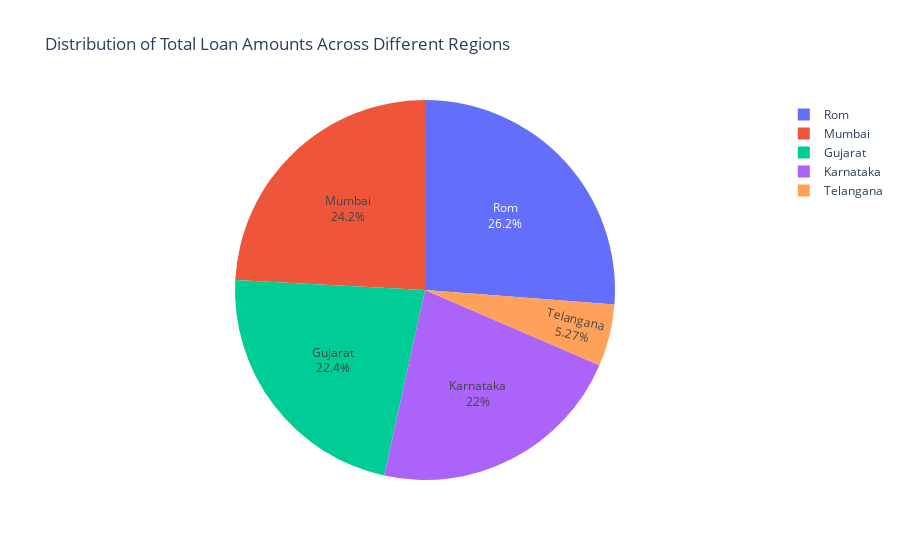

The notebook cell saved with this chart:
### Code cell
# Calculate total loan amount
total_loan_amount = df['loan_amt'].sum()

# Calculate distribution of total loan amounts across different regions
loan_amount_by_region = df.groupby('region')['loan_amt'].sum().reset_index()

# Calculate percentage of total loan amount for each region
loan_amount_by_region['loan_amt_percent'] = loan_amount_by_region['loan_amt'] / total_loan_amount * 100

# Plotting pie chart with percentages using Plotly
fig = px.pie(loan_amount_by_region, values='loan_amt', names='region', title='Distribution of Total Loan Amounts Across Different Regions')
fig.update_traces(textposition='inside', textinfo='percent+label')
fig.show()

print("Total Loan Amount:", total_loan_amount)

### Figure 1 — Plotly figure (JSON) as saved in the notebook; plotly's stock layout.template omitted (floating-point values rounded to 4 significant figures)
{"data": [{"domain": {"x": [0, 1], "y": [0, 1]}, "hovertemplate": "region=%{label}<br>loan_amt=%{value}<extra></extra>", "labels": ["Gujarat", "Karnataka", "Mumbai", "Rom", "Telangana"], "legendgroup": "", "name": "", "showlegend": true, "textinfo": "percent+label", "textposition": "inside", "type": "pie", "values": [280755917, 275296576, 302939106, 328652118, 66112247]}], "layout": {"legend": {"tracegroupgap": 0}, "title": {"text": "Distribution of Total Loan Amounts Across Different Regions"}}}
